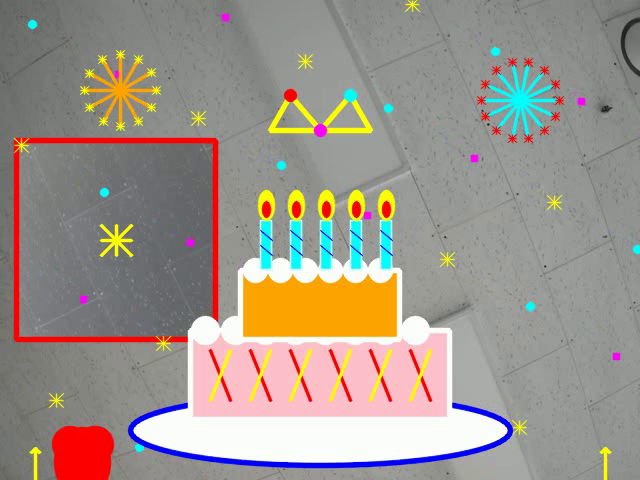
//> input picture frame 8 of opencv_ex/data/happy_birthday_camera_effect.avi, 640 x 480 px, given in place of the camera
$ ./12_drawing_example   (built with g++ and OpenCV 4)
//> lines starting //> are read from the running program, lines starting //| are printed output that depends on the picture; after the words box and inside, x2 and y2 are one past the last pixel; in counts of white or black regions, pixels touching at a corner belong together
### opencv_ex/part2/colors.hpp
#pragma once
#include <opencv2/opencv.hpp>

namespace Color{
    inline const cv::Scalar Black(0,0,0);
    inline const cv::Scalar White(255,255,255);

    inline const cv::Scalar Red(0,0,255);
    inline const cv::Scalar Green{0, 255, 0};
    inline const cv::Scalar Blue{255, 0, 0};

    inline const cv::Scalar Yellow{0, 255, 255};
    inline const cv::Scalar Cyan{255, 255, 0};
    inline const cv::Scalar Magenta{255, 0, 255};

    inline const cv::Scalar Gray{128, 128, 128};
    inline const cv::Scalar Orange{0, 165, 255};
    inline const cv::Scalar Purple{128, 0, 128};
    inline const cv::Scalar Pink{255, 167, 167};


}

### opencv_ex/part2/12_drawing_example.cpp
#include "colors.hpp"
#include <cmath>
#include <iostream>
#include <opencv2/opencv.hpp>

using namespace std;
using namespace cv;

String folderPath = "/home/dog0/2026/2026-python/opencv_ex/data/";

int main()
{
    VideoCapture cap(0, CAP_V4L2);

    if (!cap.isOpened())
    {
        cerr << "카메라를 열 수 없습니다." << endl;
        return -1;
    }

    // 카메라 설정
    cap.set(CAP_PROP_FOURCC, VideoWriter::fourcc('M', 'J', 'P', 'G'));
    cap.set(CAP_PROP_FRAME_WIDTH, 640);
    cap.set(CAP_PROP_FRAME_HEIGHT, 480);
    cap.set(CAP_PROP_FPS, 30);

    int w = 640;
    int h = 480;
    double fps = 30.0;
    int fourcc = VideoWriter::fourcc('D', 'I', 'V', 'X');

    VideoWriter outVideo(folderPath + "happy_birthday_camera_effect.avi",
                         fourcc, fps, Size(w, h));

    if (!outVideo.isOpened())
    {
        cerr << "동영상 파일을 저장할 수 없습니다." << endl;
        return -1;
    }

    Mat frame;

    int roiSize = 200;
    int roiY = (h - roiSize) / 2;
    int moveX = 0;

    int t = 0;

    while (true)
    {
        cap >> frame;
//> frame is the input picture: 480 rows x 640 cols, CV_8UC3; mean B, G, R 140.1, 148.8, 158

        if (frame.empty())
        {
            cerr << "프레임을 읽을 수 없습니다." << endl;
            break;
        }

        resize(frame, frame, Size(w, h));
        flip(frame, frame, 1);

        // -----------------------------
        // 움직이는 반전 ROI 효과
        // -----------------------------
        Rect roiRect(moveX, roiY, roiSize, roiSize);
        Mat roi = frame(roiRect);
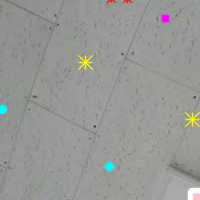
//> roi: 200 rows x 200 cols, CV_8UC3; mean B, G, R 148.9, 152.5, 150.6

        bitwise_not(roi, roi);
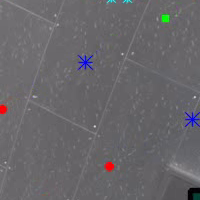
//> roi: 200 rows x 200 cols, CV_8UC3; mean B, G, R 106.1, 102.5, 104.4

        rectangle(frame, roiRect, Color::Red, 3, LINE_AA);

        drawMarker(frame,
                   Point(moveX + roiSize / 2, roiY + roiSize / 2),
                   Color::Yellow,
                   MARKER_STAR,
                   30,
                   2,
                   LINE_AA);

        // -----------------------------
        // 배경 반짝이 효과
        // -----------------------------
        for (int i = 0; i < 30; i++)
        {
            int x = (i * 83 + t * 4) % w;
            int y = (i * 47 + t * 3) % h;

            if ((i + t / 5) % 3 == 0)
            {
                drawMarker(frame,
                           Point(x, y),
                           Color::Yellow,
                           MARKER_STAR,
                           14,
                           1,
                           LINE_AA);
            }
            else if ((i + t / 5) % 3 == 1)
            {
                circle(frame,
                       Point(x, y),
                       4,
                       Color::Cyan,
                       FILLED,
                       LINE_AA);
            }
            else
            {
                rectangle(frame,
                          Rect(x, y, 7, 7),
                          Color::Magenta,
                          FILLED,
                          LINE_AA);
            }
        }
//> frame: 480 rows x 640 cols, CV_8UC3; mean B, G, R 133, 141.3, 154

        // -----------------------------
        // 폭죽 효과 1
        // -----------------------------
        Point fire1(120, 90);
        int r1 = 20 + (t * 2) % 70;

        for (int i = 0; i < 12; i++)
        {
            double angle = CV_2PI * i / 12.0;

            Point p(
                fire1.x + (int)(cos(angle) * r1),
                fire1.y + (int)(sin(angle) * r1));

            line(frame, fire1, p, Color::Orange, 2, LINE_AA);
            drawMarker(frame, p, Color::Yellow, MARKER_STAR, 8, 1, LINE_AA);
        }
//> frame: 480 rows x 640 cols, CV_8UC3; mean B, G, R 132.3, 141.3, 154.7

        // -----------------------------
        // 폭죽 효과 2
        // -----------------------------
        Point fire2(520, 100);
        int r2 = 15 + (t * 3) % 65;

        for (int i = 0; i < 14; i++)
        {
            double angle = CV_2PI * i / 14.0;

            Point p(
                fire2.x + (int)(cos(angle) * r2),
                fire2.y + (int)(sin(angle) * r2));

            line(frame, fire2, p, Color::Cyan, 2, LINE_AA);
            drawMarker(frame, p, Color::Red, MARKER_STAR, 8, 1, LINE_AA);
        }
//> frame: 480 rows x 640 cols, CV_8UC3; mean B, G, R 132.5, 141.1, 154.5

        // -----------------------------
        // 케이크 받침
        // -----------------------------
        ellipse(frame,
                Point(320, 430),
                Size(190, 35),
                0,
                0,
                360,
                Color::White,
                FILLED,
                LINE_AA);

        ellipse(frame,
                Point(320, 430),
                Size(190, 35),
                0,
                0,
                360,
                Color::Blue,
                3,
                LINE_AA);

        // -----------------------------
        // 케이크 1층
        // Pink가 colors.hpp에 없으면 Scalar(203, 192, 255) 사용
        // RGB Pink = 255,192,203
        // OpenCV BGR = 203,192,255
        // -----------------------------
        rectangle(frame,
                  Rect(190, 330, 260, 90),
                  Scalar(203, 192, 255),
                  FILLED,
                  LINE_AA);

        rectangle(frame,
                  Rect(190, 330, 260, 90),
                  Color::White,
                  3,
                  LINE_AA);

        // 크림 장식
        for (int x = 205; x <= 435; x += 30)
        {
            circle(frame,
                   Point(x, 330),
                   14,
                   Color::White,
                   FILLED,
                   LINE_AA);
        }
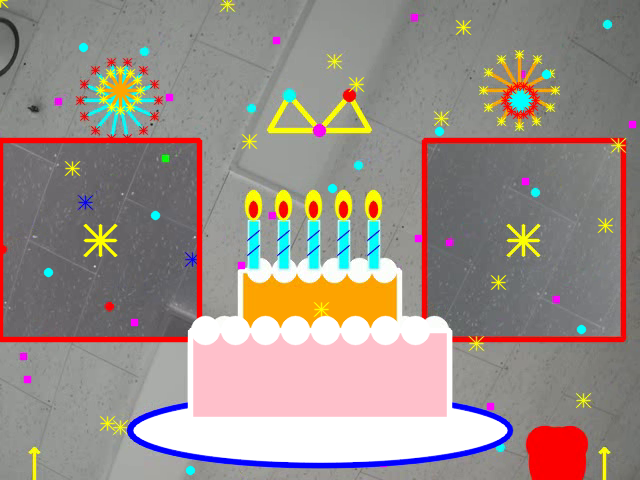
//> frame: 480 rows x 640 cols, CV_8UC3; mean B, G, R 137, 142.7, 155.3

        // 케이크 무늬
        for (int x = 210; x <= 410; x += 40)
        {
            line(frame,
                 Point(x, 350),
                 Point(x + 20, 400),
                 Color::Red,
                 2,
                 LINE_AA);

            line(frame,
                 Point(x + 20, 350),
                 Point(x, 400),
                 Color::Yellow,
                 2,
                 LINE_AA);
        }
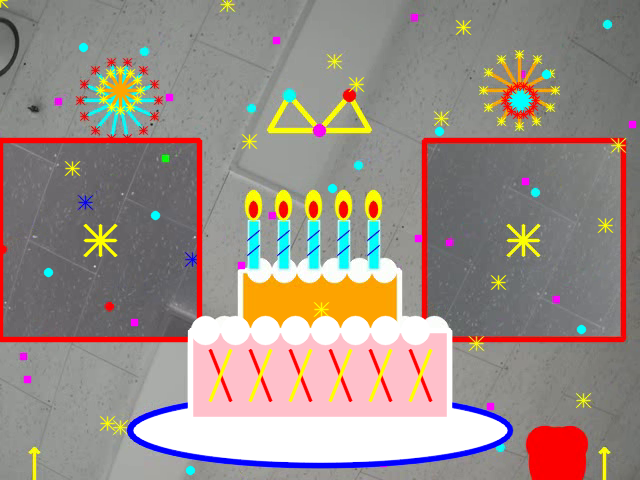
//> frame: 480 rows x 640 cols, CV_8UC3; 0.97% of pixels changed, all inside (x1, y1, x2, y2) = (208, 349, 433, 403)

        // -----------------------------
        // 케이크 2층
        // -----------------------------
        rectangle(frame,
                  Rect(240, 270, 160, 70),
                  Color::Orange,
                  FILLED,
                  LINE_AA);

        rectangle(frame,
                  Rect(240, 270, 160, 70),
                  Color::White,
                  3,
                  LINE_AA);

        for (int x = 255; x <= 385; x += 25)
        {
            circle(frame,
                   Point(x, 270),
                   12,
                   Color::White,
                   FILLED,
                   LINE_AA);
        }
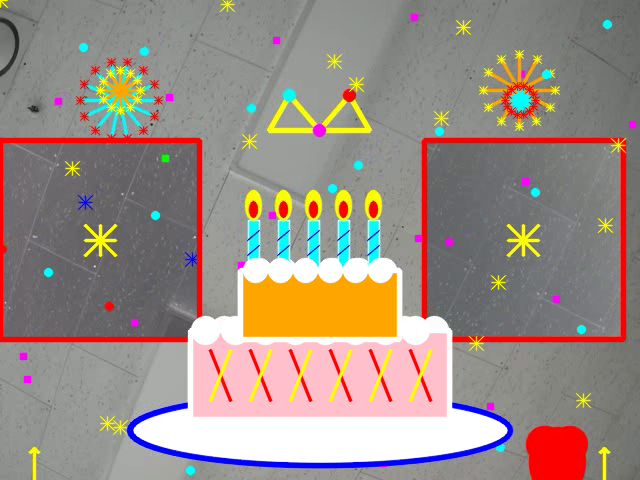
//> frame: 480 rows x 640 cols, CV_8UC3; mean B, G, R 133.5, 141.7, 155.8

        // -----------------------------
        // 초 + 불꽃
        // -----------------------------
        int flameMove = (t % 10 < 5) ? 0 : 5;

        for (int x = 260; x <= 380; x += 30)
        {
            rectangle(frame,
                      Rect(x, 220, 12, 50),
                      Color::Cyan,
                      FILLED,
                      LINE_AA);

            rectangle(frame,
                      Rect(x, 220, 12, 50),
                      Color::White,
                      1,
                      LINE_AA);

            line(frame,
                 Point(x, 230),
                 Point(x + 12, 240),
                 Color::Blue,
                 1,
                 LINE_AA);

            line(frame,
                 Point(x, 245),
                 Point(x + 12, 255),
                 Color::Blue,
                 1,
                 LINE_AA);

            ellipse(frame,
                    Point(x + 6, 210 - flameMove),
                    Size(8, 15),
                    0,
                    0,
                    360,
                    Color::Yellow,
                    FILLED,
                    LINE_AA);

            ellipse(frame,
                    Point(x + 6, 214 - flameMove),
                    Size(4, 8),
                    0,
                    0,
                    360,
                    Color::Red,
                    FILLED,
                    LINE_AA);
        }
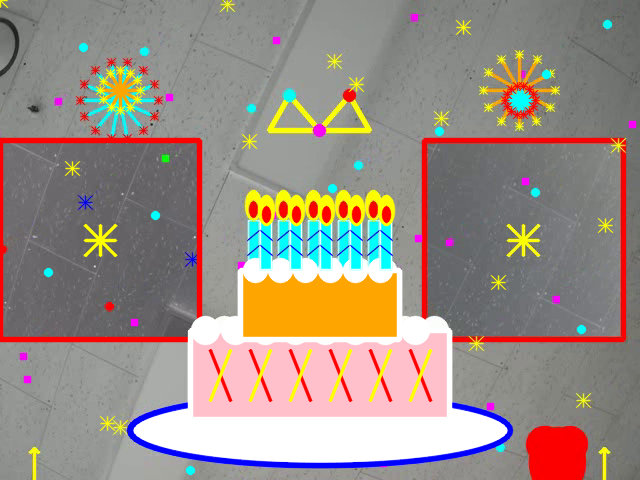
//> frame: 480 rows x 640 cols, CV_8UC3; 1.83% of pixels changed, all inside (x1, y1, x2, y2) = (257, 194, 396, 271)

        // -----------------------------
        // 떠오르는 풍선 효과
        // -----------------------------
        int balloonY = 460 - (t * 2 % 560);

        // 왼쪽 하트 풍선
        circle(frame,
               Point(70, balloonY),
               18,
               Color::Red,
               FILLED,
               LINE_AA);

        circle(frame,
               Point(95, balloonY),
               18,
               Color::Red,
               FILLED,
               LINE_AA);

        ellipse(frame,
                Point(82, balloonY + 18),
                Size(28, 35),
                0,
                0,
                360,
                Color::Red,
                FILLED,
                LINE_AA);

        line(frame,
             Point(82, balloonY + 50),
             Point(75, balloonY + 110),
             Color::White,
             1,
             LINE_AA);

        // 오른쪽 하트 풍선
        circle(frame,
               Point(545, balloonY + 60),
               18,
               Color::Cyan,
               FILLED,
               LINE_AA);

        circle(frame,
               Point(570, balloonY + 60),
               18,
               Color::Cyan,
               FILLED,
               LINE_AA);

        ellipse(frame,
                Point(557, balloonY + 78),
                Size(28, 35),
                0,
                0,
                360,
                Color::Cyan,
                FILLED,
                LINE_AA);

        line(frame,
             Point(557, balloonY + 110),
             Point(565, balloonY + 170),
             Color::White,
             1,
             LINE_AA);

        // -----------------------------
        // 축하 왕관 장식
        // -----------------------------
        line(frame, Point(270, 130), Point(290, 95), Color::Yellow, 3, LINE_AA);
//> frame: 480 rows x 640 cols, CV_8UC3; mean B, G, R 132.3, 141.3, 156.1
        line(frame, Point(290, 95), Point(320, 130), Color::Yellow, 3, LINE_AA);
        line(frame, Point(320, 130), Point(350, 95), Color::Yellow, 3, LINE_AA);
        line(frame, Point(350, 95), Point(370, 130), Color::Yellow, 3, LINE_AA);
//> frame: 480 rows x 640 cols, CV_8UC3; mean B, G, R 132.2, 141.5, 156.1
        line(frame, Point(270, 130), Point(370, 130), Color::Yellow, 3, LINE_AA);

        circle(frame, Point(290, 95), 6, Color::Red, FILLED, LINE_AA);
        circle(frame, Point(350, 95), 6, Color::Cyan, FILLED, LINE_AA);
        circle(frame, Point(320, 130), 6, Color::Magenta, FILLED, LINE_AA);
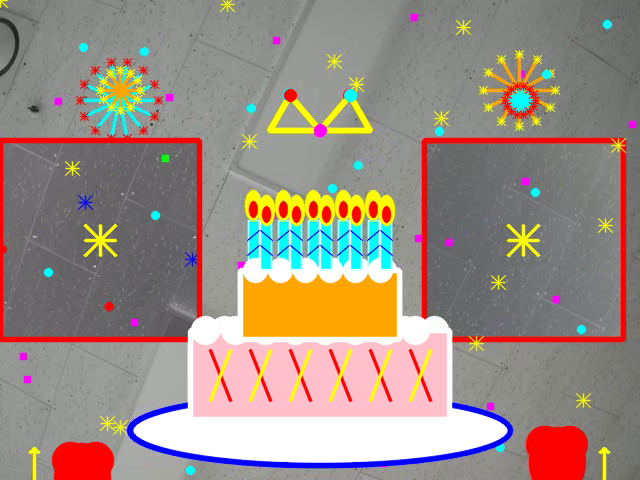
//> frame: 480 rows x 640 cols, CV_8UC3; mean B, G, R 132.3, 141.4, 156.1

        // -----------------------------
        // 위로 올라가는 축하 화살표
        // -----------------------------
        int arrowY = 480 - (t * 4 % 300);

        arrowedLine(frame,
                    Point(35, arrowY + 50),
                    Point(35, arrowY),
                    Color::Yellow,
                    2,
                    LINE_AA);
//> frame: 480 rows x 640 cols, CV_8UC3; 5 pixels changed, all inside (x1, y1, x2, y2) = (33, 479, 38, 480)

        arrowedLine(frame,
                    Point(605, arrowY + 50),
                    Point(605, arrowY),
                    Color::Yellow,
                    2,
                    LINE_AA);
//> frame: 480 rows x 640 cols, CV_8UC3; mean B, G, R 132.3, 141.4, 156.1

        // -----------------------------
        // 저장 및 출력
        // -----------------------------
        outVideo << frame;
        imshow("Happy Birthday Camera Effect", frame);

        if (waitKey(1000 / 30) == 27)
//> the Esc key is pressed
            break;

        moveX += 2;

        if (moveX > w - roiSize)
        {
            moveX = 0;
        }

        t++;
    }

    cap.release();
    outVideo.release();
    destroyAllWindows();

    return 0;
}

$ run again, starting later in the video
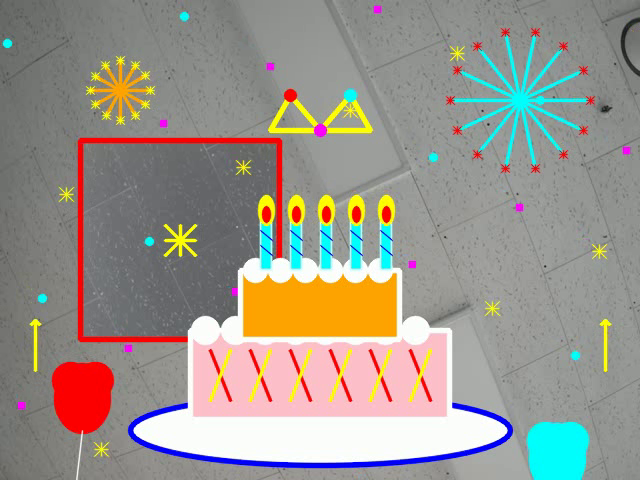
//> input picture frame 40 of opencv_ex/data/happy_birthday_camera_effect.avi, 640 x 480 px, given in place of the camera
//> frame is the input picture: 480 rows x 640 cols, CV_8UC3; mean B, G, R 140.4, 148.9, 154.7
//> after the loop `for (int x = 260; x <= 380; x += 30)`:
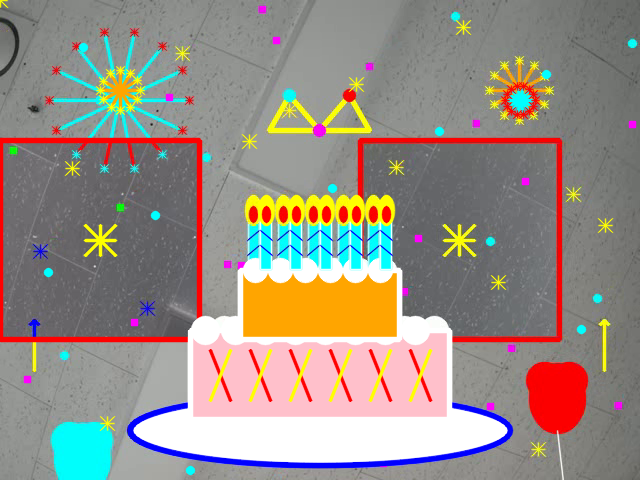
//> frame: 480 rows x 640 cols, CV_8UC3; mean B, G, R 134.2, 142.8, 151.9
//> `circle(frame, Point(320, 130), 6, Color::Magenta, FILLED, LINE_AA);`:
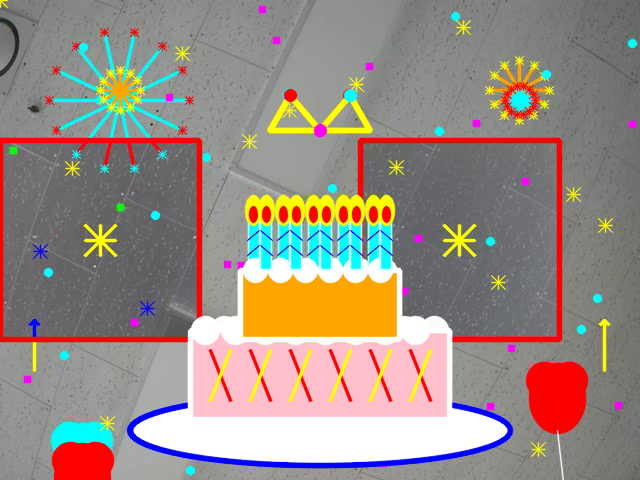
//> frame: 480 rows x 640 cols, CV_8UC3; mean B, G, R 132.4, 141.1, 153.7

$ run again, starting later in the video
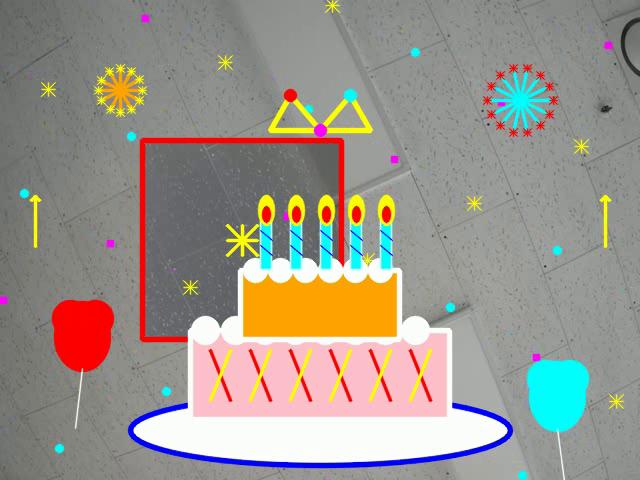
//> input picture frame 71 of opencv_ex/data/happy_birthday_camera_effect.avi, 640 x 480 px, given in place of the camera
//> frame is the input picture: 480 rows x 640 cols, CV_8UC3; mean B, G, R 140.1, 148.7, 155
//> after the loop `for (int x = 260; x <= 380; x += 30)`:
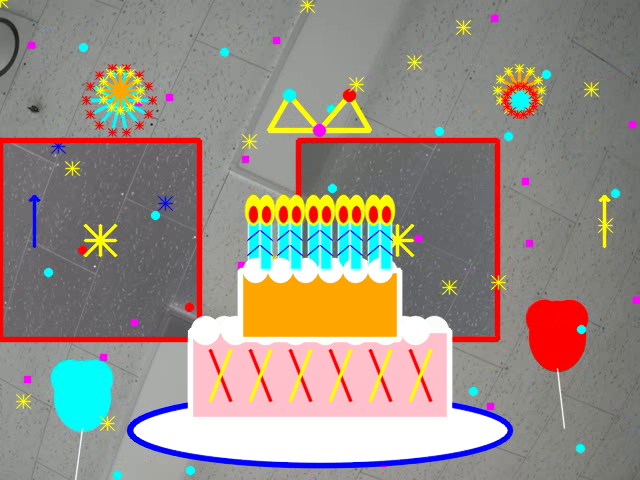
//> frame: 480 rows x 640 cols, CV_8UC3; mean B, G, R 134.3, 142.6, 152.3
//> `circle(frame, Point(320, 130), 6, Color::Magenta, FILLED, LINE_AA);`:
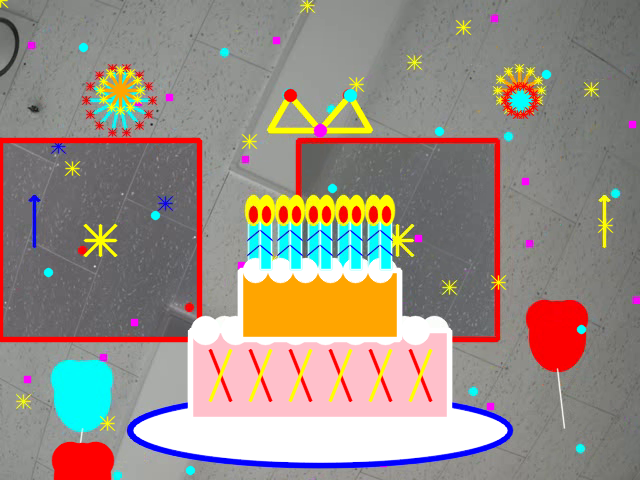
//> frame: 480 rows x 640 cols, CV_8UC3; mean B, G, R 133.1, 141.6, 153.1
